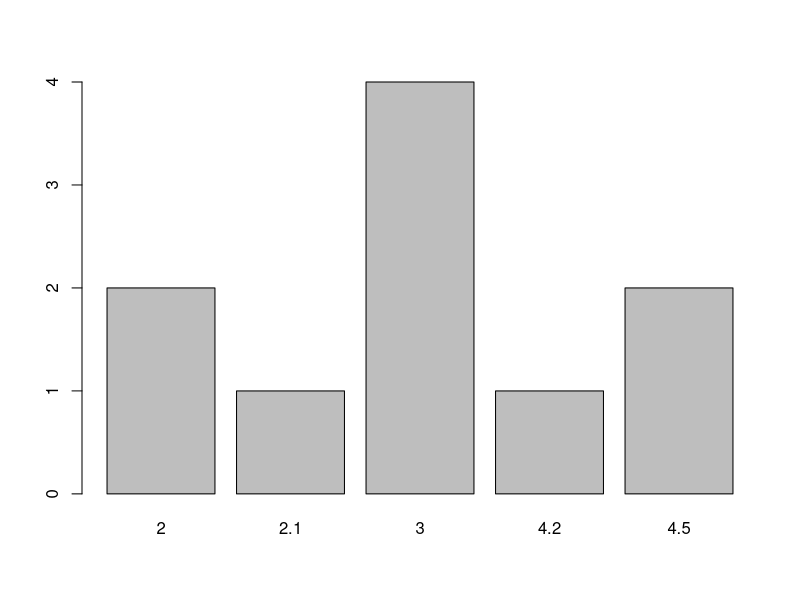

This figure's R source:
#### Rutas de ejemplo
#UBICACION DE DIRECTORIO PARA LECTURA DE DATOS
setwd("C:/Users/erika/OneDrive/Desktop/Clases-Eafit/Introduccion-a-la-programacion/Clase 14/practica1/datos")
#CODIGO DEL PROYECTO
setwd("C:/Users/erika/OneDrive/Desktop/Clases-Eafit/Introduccion-a-la-programacion/Clase 14/practica1")
#EXPORTAR RESULTADOS O MOSTRARLOS
setwd("C:/Users/erika/OneDrive/Desktop/Clases-Eafit/Introduccion-a-la-programacion/Clase 14/practica1/resultados")

#Variables en R
x <- 56
y <- "Hola mundo"
z <- x>10
a <- 45.7

#Datos de tipo vector
materias <- c('Biología', 'Matemáticas', 'Química')

########### Para manipular y acceder a elementos de un vector ########################
materias[2] #Seleccion por posición
materias[c(1,3)] #Seleccion por vector


#####################################################################################


#Datos de tipo Lista
numeros <- c(1,2,3,4,5,6,7,8,9,10) #Vector
numeros_automaticos <- (1:100) #Vector
lista_variables <- c(x,y,z)

nombre_materias <- c("Biología", "Matemáticas", "Química")
notas_materias <- matrix(c(4.3,4.2,4.1, 3.9, 2.3, 4.5, 4.1, 3.8, 2.0), nrow=3, ncol=3)

lista_final <- list(nombre_materias, notas_materias)
names(lista_final) <- c('vector', 'matriz')
lista_final[['vector']][2]
lista_final[['matriz']][3,2]
#Agregar un elemento nuevo a la lista
#lista_final[['otro']] <- objeto

########### Para manipular y operar datos de tipo Lista ########################
###############################################################################


#Datos de tipo matrix
m <- matrix( c('x', 'y', 'z', 'a', 'b', 'c'), nrow=2, ncol=3, byrow=TRUE)
m2 <- matrix( c('x', 'y', 'z', 'a', 'b', 'c'), nrow=2, ncol=3, byrow=FALSE)
mn <- matrix( c(10,20,03,15,12,20,08,19,18,19), nrow=5, ncol=2)
#colname para agregar nombre a la columna, y rowname para el nombre de la fila
colnames(mn) <- c('año1', 'año2')

disney <- c(11,13,11,8,12)
warner <- c(20,20,16,17,22)

peliculas <- matrix(c(warner,disney), nrow=5, ncol=2)
colnames(peliculas) <- c('warner', 'disney')
rownames(peliculas) <- c('2017','2018', '2019', '2020', '2021')


########### Para manipular, acceder y operar (operaciones básicas) con los objetos de una matriz ########################
mn + mn #suma de matrices
mn * mn #multiplicación de matrices
# Las multiplicaciones en R son elemento a elemento, no ocurren como el algebra lineal
# Para multiplicar matrices como el algebra lineal %*%

########################################################################################

#Datos de tipo arreglo
a <- array(c('perros', 'gatos'), dim = c(3,4,2))
########### Para manipular y acceder a los objetos de una matriz ########################
peliculas[4,2] #Obtener un solo elemento
peliculas['2020', 'warner'] #Obtener un solo elemento por nombre
peliculas [c(3,2), c(2,1)] #Obtener elementos agrupados
peliculas [c(3,2), c('warner','disney')] #Obtener elementos por vector y nombre
peliculas[5,] #Obtener por fila o reglón
peliculas['2021',] #Obtener por fila o reglón


########################################################################################


#Datos de tipo dataframe

df1 <- iris
iris_sepalo <- iris$Petal.Width

########### Para manipular y acceder a los objetos de un dataframe ########################
df1[,2] #Para obtener columna
df1[,'Species'] #Obtener columna por nombre
df1$Species #Obtener columna por simbolo

df1[1,] #Para obtener renglón o fila

df1[3,2] #Obtener solo un elemento

df1[3,'Sepal.Length'] #Seleccionar un elemento del dataframe usando nombre de la columna

df1[c(3,4), c(2,3)] #Seleccionar más de un elemento del dataframe
df1[c(3,4), c('Sepal.Length', 'Species')] #Seleccionar más de un elemento del dataframe por nombre


#Ordenar dataframe

indices <- order(df1$Petal.Width, decreasing = FALSE) #De menor a mayor
indices2 <- order(df1$Petal.Width, decreasing = TRUE) #De mayor a menor
df1[indices,]
df1[indices2,]
names(df1) <- c("S.Length", "S.Width", "P.Length", "P.Width", "Especies")

##########################################################################################

#Factores

calificaciones <- c(4.2,3.0,3.0,4.5,2.0,2.0,2.1,3.0,3.0,4.5)
calificaciones_factor <- factor(calificaciones)
#Levels, labels
#ordered = TRUE
plot(calificaciones_factor)

